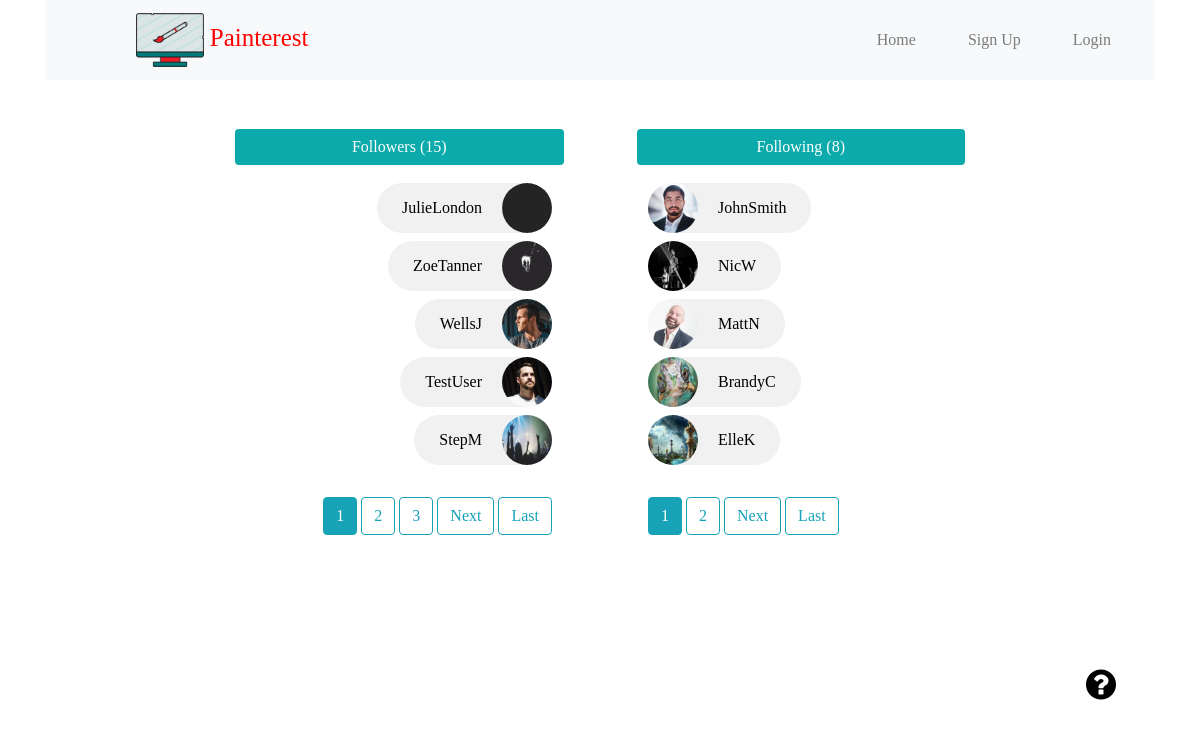
Screenshot of /Tommy/following_and_follower/ with the database file from the repository.
### users/models.py (models this page shows, shortened)
class UserFollowing(models.Model):
    user_from = models.ForeignKey(settings.AUTH_USER_MODEL,
        related_name='rel_from_set',
        on_delete=models.CASCADE)
    user_to = models.ForeignKey(settings.AUTH_USER_MODEL,
        related_name='rel_to_set',
        on_delete=models.CASCADE)
    created = models.DateTimeField(auto_now_add=True,
        db_index=True)
    following = models.ManyToManyField('self',
        through='UserFollowing',
        related_name='followers',
        symmetrical=False)
    class Meta:
        ordering = ('-created',)

class CustomUser(AbstractUser):
    email = models.EmailField(unique=True, max_length=60)
    username = models.CharField(max_length=50, unique=True, validators=[alphanumeric])
    USERNAME_FIELD = 'email'
    REQUIRED_FIELDS = []
    def __str__(self):
        return self.username

class Profile(models.Model):
    user = models.OneToOneField(settings.AUTH_USER_MODEL, related_name='profile', on_delete=models.CASCADE)
    image = models.ImageField(default='90a70ab564f045a48488cd440f3b56e4-dp.jpg', upload_to='profile_pics', blank=True)
    about = models.TextField(default='Write a little bit about yourself here', blank=True)
    website_url = models.CharField(max_length=50, blank=True)
    feed_tuner = models.ManyToManyField(Category, blank=True)

### users/views.py (the view)
# urls.py: path('<slug:painter>/following_and_follower/', views.following_and_follower, name='following_and_follower'),
def following_and_follower(request, painter):
    all_follower = UserFollowing.objects.filter(user_to=CustomUser.objects.filter(
        username=painter).first())
    all_following = UserFollowing.objects.filter(user_from=CustomUser.objects.filter(
        username=painter).first())
    follower_page = request.GET.get('page', 1)
    follower_paginator = Paginator(all_follower, 5)
    following_page = request.GET.get('page', 1)
    following_paginator = Paginator(all_following, 5)
    try:
        users_follower = follower_paginator.page(follower_page)
        users_following = following_paginator.page(following_page)
    except PageNotAnInteger:
        users_follower = follower_paginator.page(1)
        users_following = following_paginator.page(1)
    except EmptyPage:
        users_follower = follower_paginator.page(follower_paginator.num_pages)
        users_following = following_paginator.page(following_paginator.num_pages)
    context = {
        'followers_count': all_follower.count(),
        'following_count': all_following.count(),
        'users_follower': users_follower,
        'users_following': users_following,
    }
    if request.user.is_authenticated:
        context['notify'] = len(Action.objects.filter(user_id__in=request.user.following.values_list('id',
                flat=True), action_for=request.user, read=False))
        context['unread_count'] = Message.objects.filter(recepient=request.user,
            read=False).count()
    return render(request, 'users/following_and_follower.html',context)

### users/templates/users/following_and_follower.html (shortened to what this page needs)
{% extends 'main/base.html' %}
{% block content %}
<div class="row">
    <div class="col-md-8 mx-auto d-flex justify-content-between">
        <button id="followers" class="btn btn-outline-info foll">Followers ({{ followers_count }})</button>
        <button id="followings" class="btn btn-outline-info foll">Following ({{ following_count }})</button>
    </div>
</div>
<div class="row">
    <div class="col-md-6 pr-5">
        <div id="flwr_div" class="my-2">
            {% for user in users_follower %}
                <a href="{% url 'painter_profile' user.user_from %}" class="red_to_profile">
                    <div class="d-flex justify-content-end">
                        <div class="chip-left mb-2">
                            <img src="{{ user.user_from.profile.image.url }}" alt="">{{ user.user_from }}
                        </div>
                    </div>
                </a>
            {% endfor %}
            {% if users_follower.has_other_pages %}
                <div class="text-right">
                    {% for num in users_follower.paginator.page_range %}
                        {% if users_follower.number == num %}
                            <a class="btn btn-info my-4" href="?page={{ num }}">{{ num }}</a>
                        {% elif num > users_follower.number|add:'-3' and num < users_follower.number|add:'3' %}
                            <a class="btn btn-outline-info my-4" href="?page={{ num }}">{{ num }}</a>
                        {% endif %}
                    {% endfor %}
                    {% if users_follower.has_next %}
                        <a class="btn btn-outline-info my-4" href="?page={{ users_follower.next_page_number }}">Next</a>
                        <a class="btn btn-outline-info my-4" href="?page={{ users_follower.paginator.num_pages }}">Last</a>
                    {% endif %}
                </div>
            {% endif %}
        </div>
    </div>
    <div class="col-md-6 pl-5">
        <div id="flwng_div" class="my-2">
            {% for user in users_following %}
                <a href="{% url 'painter_profile' user.user_to %}" class="red_to_profile">
                    <div class="d-flex">
                        <div class="chip-right mb-2">
                            <img src="{{ user.user_to.profile.image.url }}" alt="">{{ user.user_to }}
                        </div>
                    </div>
                </a>
            {% endfor %}
            {% if users_following.has_other_pages %}
                <div class="text-left">
                    {% for num in users_following.paginator.page_range %}
                        {% if users_following.number == num %}
                            <a class="btn btn-info my-4" href="?page={{ num }}">{{ num }}</a>
                        {% elif num > users_following.number|add:'-3' and num < users_following.number|add:'3' %}
                            <a class="btn btn-outline-info my-4" href="?page={{ num }}">{{ num }}</a>
                        {% endif %}
                    {% endfor %}
                    {% if users_following.has_next %}
                        <a class="btn btn-outline-info my-4" href="?page={{ users_following.next_page_number }}">Next</a>
                        <a class="btn btn-outline-info my-4" href="?page={{ users_following.paginator.num_pages }}">Last</a>
                    {% endif %}
                </div>
            {% endif %}
        </div>
    </div>
</div>
{% endblock %}

### main/static/main/css/style.css (style rules this page uses)
body { font-family: 'poppins' !important; }
.settings .active, .foll { background: rgb(12, 170, 170) !important; color: #fff !important; border: none; }
.foll { width: 45%; margin-bottom: 10px; }
.chip-left, .chip-right { display: inline-block; padding: 0 25px; height: 50px; font-size: 16px; line-height: 50px; border-radius: 25px; background-color: #f1f1f1; }
.chip-left img { float: right; margin: 0 -25px 0 20px; height: 50px; width: 50px; border-radius: 50%; }
.chip-right img { float: left; margin: 0 20px 0 -25px; height: 50px; width: 50px; border-radius: 50%; }
.red_to_profile { color: #000; }

### rows the page displays
UserFollowing: user_from.profile.image (picture), user_from "JulieLondon"
UserFollowing: user_from.profile.image (picture), user_from "ZoeTanner"
UserFollowing: user_from.profile.image (picture), user_from "WellsJ"
UserFollowing: user_from.profile.image (picture), user_from "TestUser"
UserFollowing: user_from.profile.image (picture), user_from "StepM"
UserFollowing: user_to.profile.image (picture), user_to "JohnSmith"
UserFollowing: user_to.profile.image (picture), user_to "NicW"
UserFollowing: user_to.profile.image (picture), user_to "MattN"
UserFollowing: user_to.profile.image (picture), user_to "BrandyC"
UserFollowing: user_to.profile.image (picture), user_to "ElleK"

### other values shown
{{ followers_count }} "15"
{{ following_count }} "8"
{{ num }} "1"
{{ num }} "2" "3"
{{ num }} "2"
